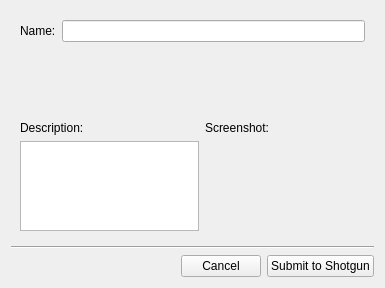
<?xml version="1.0" encoding="UTF-8"?>
<ui version="4.0">
 <class>Dialog</class>
 <widget class="QDialog" name="Dialog">
  <property name="geometry">
   <rect>
    <x>0</x>
    <y>0</y>
    <width>385</width>
    <height>288</height>
   </rect>
  </property>
  <property name="windowTitle">
   <string>OFG Model Review</string>
  </property>
  <layout class="QVBoxLayout" name="verticalLayout_2">
   <item>
    <widget class="QStackedWidget" name="stack_widget">
     <property name="currentIndex">
      <number>0</number>
     </property>
     <widget class="QWidget" name="page">
      <layout class="QVBoxLayout" name="verticalLayout">
       <item>
        <layout class="QHBoxLayout" name="horizontalLayout">
         <item>
          <widget class="QLabel" name="version_name_label">
           <property name="text">
            <string>Name:</string>
           </property>
          </widget>
         </item>
         <item>
          <widget class="QLineEdit" name="version_name">
           <property name="sizePolicy">
            <sizepolicy hsizetype="Expanding" vsizetype="Fixed">
             <horstretch>0</horstretch>
             <verstretch>0</verstretch>
            </sizepolicy>
           </property>
          </widget>
         </item>
        </layout>
       </item>
       <item>
        <widget class="ContextWidget" name="context_widget" native="true"/>
       </item>
       <item>
        <layout class="QGridLayout" name="gridLayout_2">
         <item row="0" column="0">
          <widget class="QLabel" name="label">
           <property name="text">
            <string>Description:</string>
           </property>
          </widget>
         </item>
         <item row="1" column="0">
           <widget class="PublishDescriptionEdit" name="item_comments">
            <property name="sizePolicy">
             <sizepolicy hsizetype="Expanding" vsizetype="Preferred">
              <horstretch>0</horstretch>
              <verstretch>0</verstretch>
             </sizepolicy>
            </property>
            <property name="minimumSize">
             <size>
              <width>0</width>
              <height>90</height>
             </size>
            </property>
            <property name="maximumSize">
             <size>
              <width>16777215</width>
              <height>90</height>
             </size>
            </property>
           </widget>
         </item>
         <item row="0" column="1">
          <widget class="QLabel" name="label_2">
           <property name="text">
            <string>Screenshot:</string>
           </property>
          </widget>
         </item>
         <item row="1" column="1">
          <widget class="Thumbnail" name="item_thumbnail">
           <property name="minimumSize">
            <size>
             <width>160</width>
             <height>90</height>
            </size>
           </property>
           <property name="maximumSize">
            <size>
             <width>160</width>
             <height>90</height>
            </size>
           </property>
           <property name="toolTip">
            <string>Click to take a screenshot.</string>
           </property>
           <property name="text">
            <string/>
           </property>
           <property name="scaledContents">
            <bool>false</bool>
           </property>
           <property name="alignment">
            <set>Qt::AlignCenter</set>
           </property>
          </widget>
         </item>
        </layout>
       </item>
      </layout>
      <zorder>context_widget</zorder>
      <zorder></zorder>
     </widget>
     <widget class="QWidget" name="page_2">
      <layout class="QGridLayout" name="gridLayout">
       <item row="0" column="1">
        <spacer name="verticalSpacer_2">
         <property name="orientation">
          <enum>Qt::Vertical</enum>
         </property>
         <property name="sizeHint" stdset="0">
          <size>
           <width>20</width>
           <height>41</height>
          </size>
         </property>
        </spacer>
       </item>
       <item row="1" column="0">
        <spacer name="horizontalSpacer_2">
         <property name="orientation">
          <enum>Qt::Horizontal</enum>
         </property>
         <property name="sizeHint" stdset="0">
          <size>
           <width>40</width>
           <height>20</height>
          </size>
         </property>
        </spacer>
       </item>
       <item row="1" column="1">
        <layout class="QHBoxLayout" name="horizontalLayout_3">
         <item>
          <widget class="QLabel" name="label_6">
           <property name="minimumSize">
            <size>
             <width>100</width>
             <height>100</height>
            </size>
           </property>
           <property name="maximumSize">
            <size>
             <width>100</width>
             <height>100</height>
            </size>
           </property>
           <property name="text">
            <string/>
           </property>
           <property name="pixmap">
            <pixmap>:/tk_maya_webgl/complete.png</pixmap>
           </property>
           <property name="scaledContents">
            <bool>true</bool>
           </property>
          </widget>
         </item>
         <item>
          <layout class="QVBoxLayout" name="verticalLayout_3">
           <item>
            <spacer name="verticalSpacer_3">
             <property name="orientation">
              <enum>Qt::Vertical</enum>
             </property>
             <property name="sizeHint" stdset="0">
              <size>
               <width>20</width>
               <height>40</height>
              </size>
             </property>
            </spacer>
           </item>
           <item>
            <widget class="QLabel" name="label_8">
             <property name="text">
              <string>Version Creation Complete!</string>
             </property>
             <property name="textInteractionFlags">
              <set>Qt::LinksAccessibleByKeyboard|Qt::LinksAccessibleByMouse</set>
             </property>
            </widget>
           </item>
           <item>
            <widget class="QPushButton" name="jump_to_shotgun">
             <property name="text">
              <string>Show in Shotgun</string>
             </property>
            </widget>
           </item>
           <item>
            <widget class="QPushButton" name="jump_to_panel">
             <property name="text">
              <string>Show in Panel</string>
             </property>
            </widget>
           </item>
           <item>
            <spacer name="verticalSpacer_4">
             <property name="orientation">
              <enum>Qt::Vertical</enum>
             </property>
             <property name="sizeHint" stdset="0">
              <size>
               <width>20</width>
               <height>40</height>
              </size>
             </property>
            </spacer>
           </item>
          </layout>
         </item>
        </layout>
       </item>
       <item row="1" column="2">
        <spacer name="horizontalSpacer_3">
         <property name="orientation">
          <enum>Qt::Horizontal</enum>
         </property>
         <property name="sizeHint" stdset="0">
          <size>
           <width>31</width>
           <height>20</height>
          </size>
         </property>
        </spacer>
       </item>
       <item row="2" column="1">
        <spacer name="verticalSpacer">
         <property name="orientation">
          <enum>Qt::Vertical</enum>
         </property>
         <property name="sizeHint" stdset="0">
          <size>
           <width>20</width>
           <height>40</height>
          </size>
         </property>
        </spacer>
       </item>
      </layout>
     </widget>
    </widget>
   </item>
   <item>
    <widget class="Line" name="line">
     <property name="orientation">
      <enum>Qt::Horizontal</enum>
     </property>
    </widget>
   </item>
   <item>
    <layout class="QHBoxLayout" name="horizontalLayout_2">
     <item>
      <spacer name="horizontalSpacer">
       <property name="orientation">
        <enum>Qt::Horizontal</enum>
       </property>
       <property name="sizeHint" stdset="0">
        <size>
         <width>120</width>
         <height>20</height>
        </size>
       </property>
      </spacer>
     </item>
     <item>
      <widget class="QPushButton" name="cancel">
       <property name="text">
        <string>Cancel</string>
       </property>
      </widget>
     </item>
     <item>
      <widget class="QPushButton" name="submit">
       <property name="text">
        <string>Submit to Shotgun</string>
       </property>
      </widget>
     </item>
    </layout>
   </item>
  </layout>
 </widget>
 <customwidgets>
  <customwidget>
   <class>ContextWidget</class>
   <extends>QWidget</extends>
   <header>..qtwidgets</header>
   <container>1</container>
  </customwidget>
  <customwidget>
   <class>Thumbnail</class>
   <extends>QLabel</extends>
   <header>..qtwidgets</header>
  </customwidget>
  <customwidget>
   <class>PublishDescriptionEdit</class>
   <extends>QPlainTextEdit</extends>
   <header>..qtwidgets</header>
   <container>1</container>
  </customwidget>
 </customwidgets>
 <tabstops>
  <tabstop>version_name</tabstop>
  <tabstop>submit</tabstop>
  <tabstop>cancel</tabstop>
  <tabstop>jump_to_panel</tabstop>
 </tabstops>
 <resources>
  <include location="resources.qrc"/>
 </resources>
 <connections/>
</ui>
